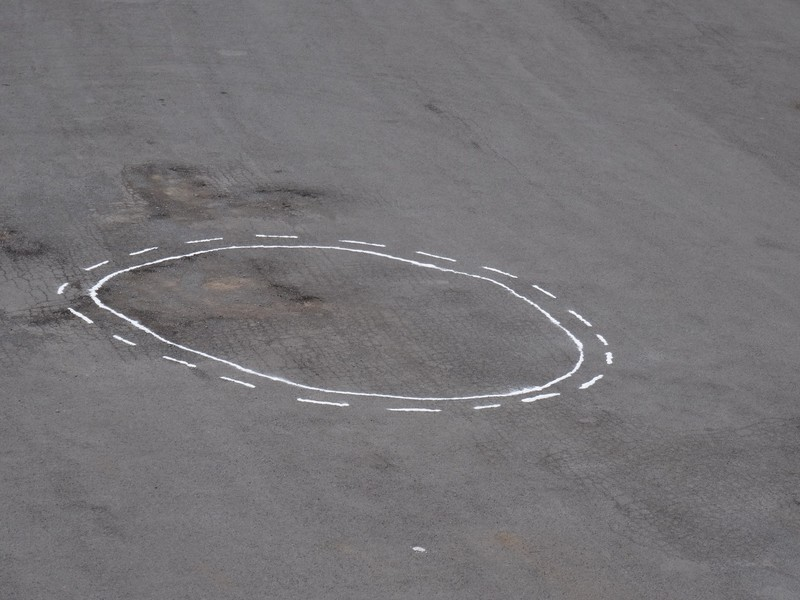
#> input picture data/t1.jpg, 800 x 600 px
$ python trap.py   (older library calls are emulated)
#> lines starting #> are read from the running program, lines starting #| are printed output that depends on the picture; after the words box and inside, x2 and y2 are one past the last pixel; in counts of white or black regions, pixels touching at a corner belong together
import cv2
import numpy

# using clean image or not
cleanImg = False #True

# source for the image is here:
# https://open-codes.zkm.de/sites/default/files/styles/catalog_full/public/artwork/342-autonomous-trap-001.jpg?itok=j-TjIGfc

if cleanImg:
    file = "../data/t3.jpg"
else:
    file = "../data/t1.jpg"

img0 = (cv2.imread(file,1)) # color mode
#> img0 is the input picture: shape (600, 800, 3); mean B, G, R 118.5, 115.8, 117.8
img1 = cv2.cvtColor(img0, cv2.COLOR_BGR2GRAY) # gray
if not cleanImg:
    img_filt = cv2.medianBlur(img1, 7) # median 3 with t3
    img_filt0 = img_filt.copy()
else:
    img_filt = img1.copy()

img_th = cv2.adaptiveThreshold(img_filt,255,cv2.ADAPTIVE_THRESH_GAUSSIAN_C,cv2.THRESH_BINARY,11,4)
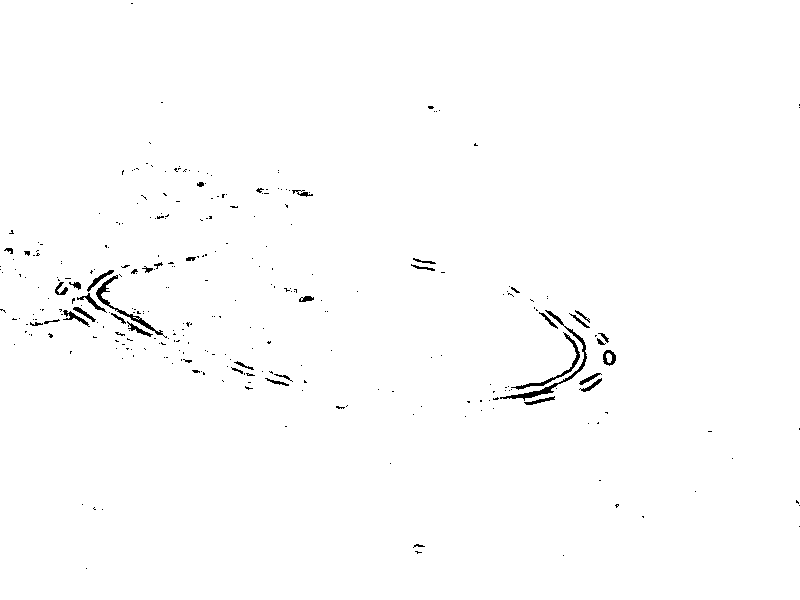
#> img_th: shape (600, 800); 99.1% white; black in thin lines or dots
img_th0 = img_th.copy()

img_con, contours, hierarchy = cv2.findContours(img_th, cv2.RETR_LIST, cv2.CHAIN_APPROX_SIMPLE)
#> contours = 354 contours, 299 with area under 20; largest, box (x1, y1, x2, y2) and area: (0, 0, 800, 600) 478586, (499, 325, 588, 402) 614, (95, 274, 164, 336) 514, (510, 332, 581, 391) 418, (602, 349, 617, 367) 183
#print("Contours:",len(contours))
#for i in range(len(contours)):
#    print("contour ",i,": ", len(contours[i])," segments")
img_con0 = img_con.copy()


img_con1 = cv2.cvtColor(img_con, cv2.COLOR_GRAY2RGB) # convert to rgb
#> img_con1: shape (600, 800, 3); 99.1% white; black in thin lines or dots

if not cleanImg:
    # all contours
    img3 = cv2.drawContours(img_con1, contours, -1, (0,255,0), 1)
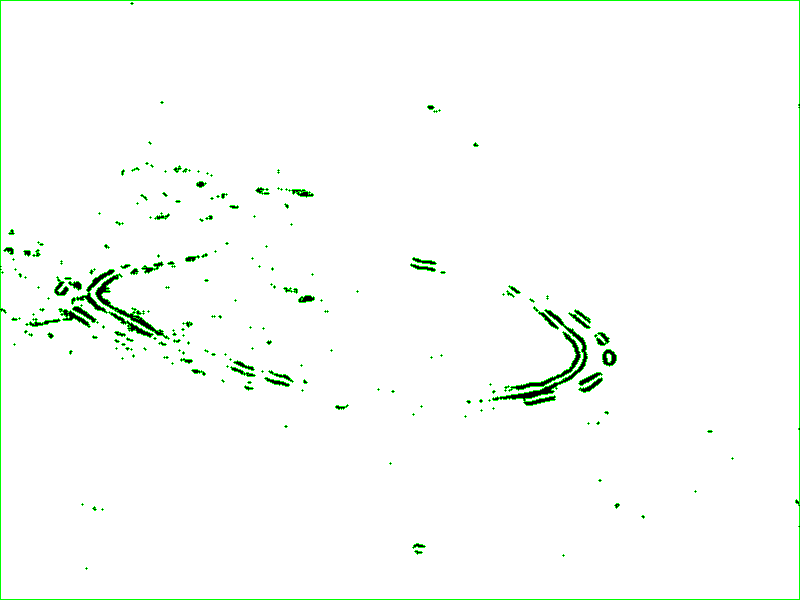
#> img3: shape (600, 800, 3); mean B, G, R 249.2, 252.8, 249.2
else:
    #specific contours
    img3 = cv2.drawContours(img_con1, contours, 33, (255,0,0), 2) # segment
    img3 = cv2.drawContours(img_con1, contours, 19, (0,0,255), 2) # segment

    img3 = cv2.drawContours(img_con1, contours, 71, (255,0,255), 2) # closed circle inner edge
    img3 = cv2.drawContours(img_con1, contours, 75, (255,255,0), 2) # closed circle outer edge


cv2.namedWindow("Img0", cv2.WINDOW_AUTOSIZE)
cv2.imshow("Img0", img0)
if not cleanImg:
    cv2.namedWindow("Img1", cv2.WINDOW_AUTOSIZE)
    cv2.imshow("Img1", img_filt0)
    cv2.namedWindow("Img2", cv2.WINDOW_AUTOSIZE)
    cv2.imshow("Img2", img_th0)
cv2.namedWindow("Img3", cv2.WINDOW_AUTOSIZE)
cv2.imshow("Img3", img_con0)
cv2.namedWindow("Img4", cv2.WINDOW_AUTOSIZE)
cv2.imshow("Img4", img3)

#linux needs cv loop
while True:

    ch = 0xFF & cv2.waitKey(1)
#> (key Esc is pressed here)
    if ch == 27:
        break
cv2.destroyAllWindows()

# [12 lines of commented-out code are left out]
